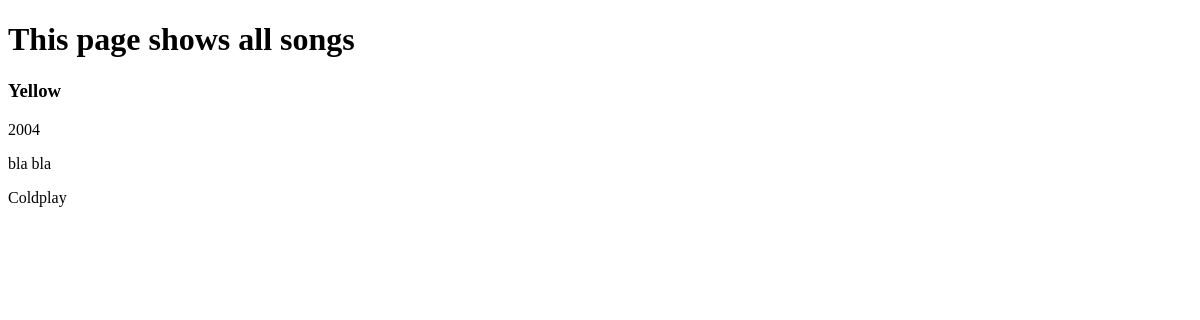
The page /songs on the database as committed earlier.
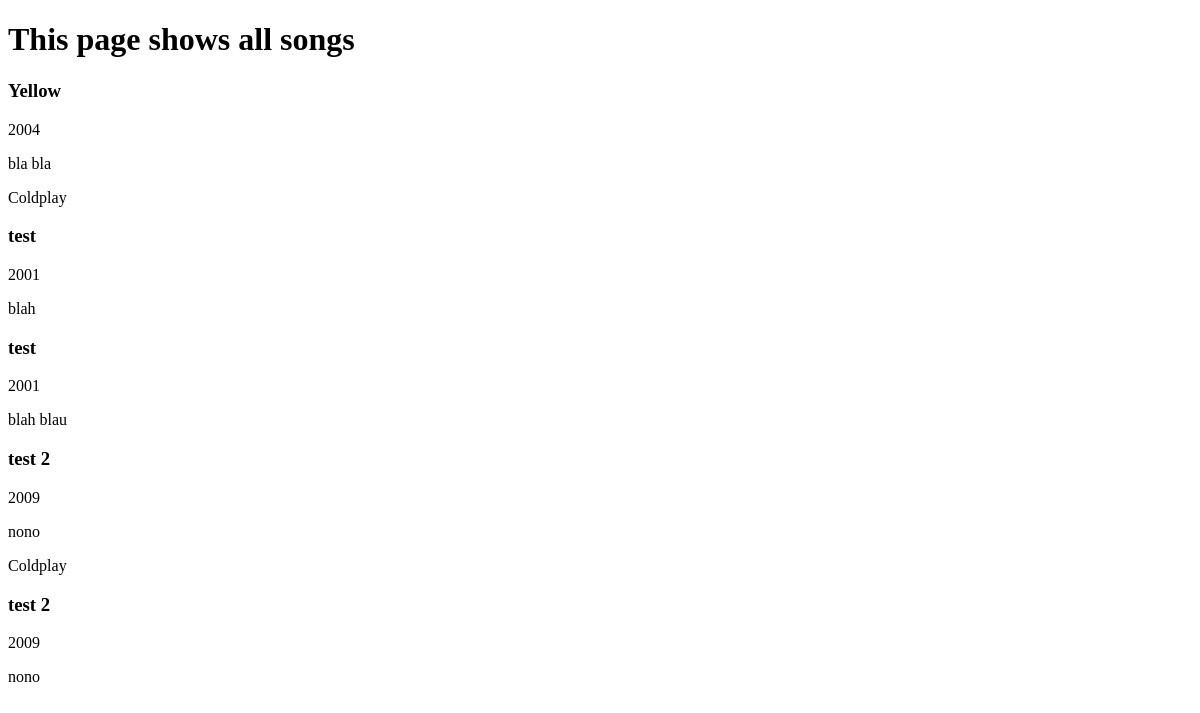
The same page on the database as committed later.
### songbase.py (models this page shows)
class Song(db.Model):
    __tablename__ = 'songs'
    id = db.Column(db.Integer, primary_key=True)
    name = db.Column(db.String(256))
    year = db.Column(db.Integer)
    lyrics = db.Column(db.Text)
    artist_id = db.Column(db.Integer, db.ForeignKey('artists.id'))

class Artist(db.Model):
    __tablename__ = 'artists'
    id = db.Column(db.Integer, primary_key=True)
    name = db.Column(db.String(64))
    about = db.Column(db.Text)
    songs = db.relationship('Song', backref='artist', cascade='delete')

### songbase.py (the view)
@app.route('/songs')
def show_all_songs():
    songs = Song.query.all()
    return render_template('song-all.html', songs=songs)

### templates/song-all.html (shortened to what this page needs)
{% extends "home-base.html" %}
{% block page_content%}
    <h1>This page shows all songs</h1>
    {% for song in songs %}
      <h3>{{song.name}}</h3>
      <p>{{song.year}}</p>
      <p>{{song.lyrics}}</p>
      <p>{{song.artist.name}}</p>
    {% endfor%}
{% endblock%}

Rows that differ between the two databases and show on the page:
added Song: name "test", year "2001", lyrics "blah"
added Song: name "test", year "2001", lyrics "blah blau"
added Song: name "test 2", year "2009", lyrics "nono", artist.name "Coldplay"
added Song: name "test 2", year "2009", lyrics "nono"
